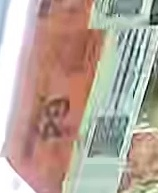
#> input picture reports/ocr_failures/49_5/crop_00_n0_gt64.99.jpg, 158 x 193 px
$ python -i video.py   (imports and definitions only)   (older library calls are emulated)
#> lines starting #> are read from the running program, lines starting #| are printed output that depends on the picture; after the words box and inside, x2 and y2 are one past the last pixel; in counts of white or black regions, pixels touching at a corner belong together
"""Frame sampler — извлечение информативных кадров из видео."""

from __future__ import annotations

import logging
from pathlib import Path
from typing import Callable, Generator

import cv2
import numpy as np

logger = logging.getLogger(__name__)

# Порог среднего оптического потока ниже которого считаем, что кадр почти дублирует предыдущий.
_FLOW_STILL_THRESHOLD = 0.35


def laplacian_sharpness(image: np.ndarray) -> float:
    """Variance of Laplacian: higher means sharper."""
    if image is None or image.size == 0:
        return 0.0
    gray = cv2.cvtColor(image, cv2.COLOR_BGR2GRAY) if image.ndim == 3 else image
    return float(cv2.Laplacian(gray, cv2.CV_64F).var())


def glare_fraction(image: np.ndarray) -> float:
    """Approximate share of overexposed low-saturation pixels."""
    if image is None or image.size == 0:
        return 0.0
    if image.ndim == 3:
        hsv = cv2.cvtColor(image, cv2.COLOR_BGR2HSV)
        _, s, v = cv2.split(hsv)
        mask = (s < 45) & (v > 235)
    else:
        mask = image > 245
    return float(mask.mean())


def frame_quality_score(image: np.ndarray) -> float:
    """OCR-friendly frame score: sharpness penalized by glare and very dark frames."""
    if image is None or image.size == 0:
        return 0.0
    sharp = laplacian_sharpness(image)
    gray = cv2.cvtColor(image, cv2.COLOR_BGR2GRAY) if image.ndim == 3 else image
    brightness = float(gray.mean()) / 255.0
    exposure_penalty = 1.0 - min(0.65, glare_fraction(image) * 2.5)
    dark_penalty = max(0.35, min(1.0, brightness / 0.35))
    return sharp * exposure_penalty * dark_penalty


# [139 lines left out: functions sample_frames, save_debug_frames, not called in this run]

>>> import cv2
>>> picture = cv2.imread('../../../reports/ocr_failures/49_5/crop_00_n0_gt64.99.jpg')
#> picture is the input picture: shape (193, 158, 3); mean B, G, R 154.2, 165.3, 182.4
>>> result = frame_quality_score(picture)
#> in laplacian_sharpness, `gray = cv2.cvtColor(image, cv2.COLOR_BGR2GRAY) if image.ndim == 3 else..`:
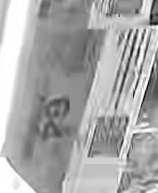
#> gray: shape (193, 158); min 5, max 255, mean 169.2
#> in frame_quality_score, `sharp = laplacian_sharpness(image)`: sharp = 649.1
#> in frame_quality_score, `brightness = float(gray.mean()) / 255.0`: brightness = 0.664
#> in glare_fraction, `hsv = cv2.cvtColor(image, cv2.COLOR_BGR2HSV)`: hsv: shape (193, 158, 3); mean H, S, V 51.8, 57.4, 189.7
#> in glare_fraction, `_, s, v = cv2.split(hsv)`:
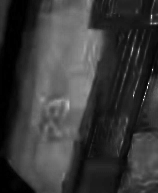
#> s: shape (193, 158); min 0, max 255, mean 57.4
#> in glare_fraction, `_, s, v = cv2.split(hsv)`:
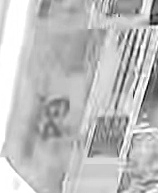
#> v: shape (193, 158); min 8, max 255, mean 189.7
#> in glare_fraction, `mask = (s < 45) & (v > 235)`:
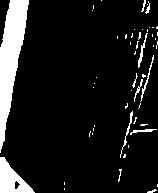
#> mask: shape (193, 158) bool; 11.3% white; 52 white regions (40 under 20 px), largest, box (x1, y1, x2, y2) and area: (0, 0, 29, 153) 2150, (0, 157, 35, 193) 658, (120, 111, 133, 158) 81
#> in frame_quality_score, `exposure_penalty = 1.0 - min(0.65, glare_fraction(image) * 2.5)`: exposure_penalty = 0.718
#> in frame_quality_score, `dark_penalty = max(0.35, min(1.0, brightness / 0.35))`: dark_penalty = 1
#> result = 465.9

$ run again, on reports/ocr_failures/49_5/crop_01_n0_gt64.99.jpg
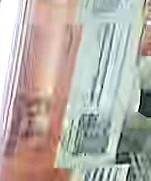
#> input picture reports/ocr_failures/49_5/crop_01_n0_gt64.99.jpg, 151 x 181 px
#> picture is the input picture: shape (181, 151, 3); mean B, G, R 167.4, 175.2, 181.8
#> in laplacian_sharpness, `gray = cv2.cvtColor(image, cv2.COLOR_BGR2GRAY) if image.ndim == 3 else..`:
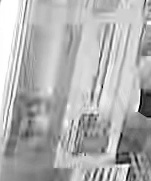
#> gray: shape (181, 151); min 2, max 255, mean 176.3
#> sharp = 883.6
#> brightness = 0.691
#> hsv: shape (181, 151, 3); mean H, S, V 61.3, 42.3, 190.8
#> in glare_fraction, `mask = (s < 45) & (v > 235)`:
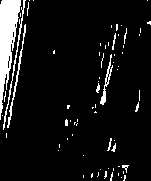
#> mask: shape (181, 151) bool; 8.3% white; 69 white regions (58 under 20 px), largest, box (x1, y1, x2, y2) and area: (0, 0, 21, 120) 1266, (3, 0, 26, 130) 220, (7, 24, 26, 128) 199
#> exposure_penalty = 0.792
#> dark_penalty = 1
#> result = 699.7

$ run again, on reports/ocr_failures/49_5/crop_03_n1_gt59.99.jpg
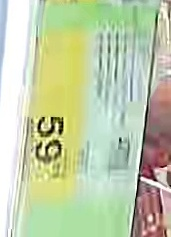
#> input picture reports/ocr_failures/49_5/crop_03_n1_gt59.99.jpg, 171 x 237 px
#> picture is the input picture: shape (237, 171, 3); mean B, G, R 168.6, 204.1, 192.6
#> in laplacian_sharpness, `gray = cv2.cvtColor(image, cv2.COLOR_BGR2GRAY) if image.ndim == 3 else..`:
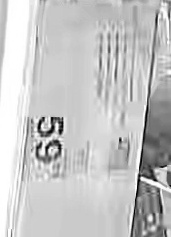
#> gray: shape (237, 171); min 1, max 255, mean 196.6
#> sharp = 818.9
#> brightness = 0.771
#> hsv: shape (237, 171, 3); mean H, S, V 55.3, 57, 209.1
#> in glare_fraction, `mask = (s < 45) & (v > 235)`:
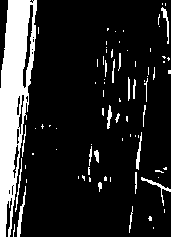
#> mask: shape (237, 171) bool; 15.6% white; 80 white regions (59 under 20 px), largest, box (x1, y1, x2, y2) and area: (0, 0, 37, 237) 4887, (17, 186, 26, 237) 139, (141, 177, 171, 206) 116
#> exposure_penalty = 0.611
#> dark_penalty = 1
#> result = 500.3
